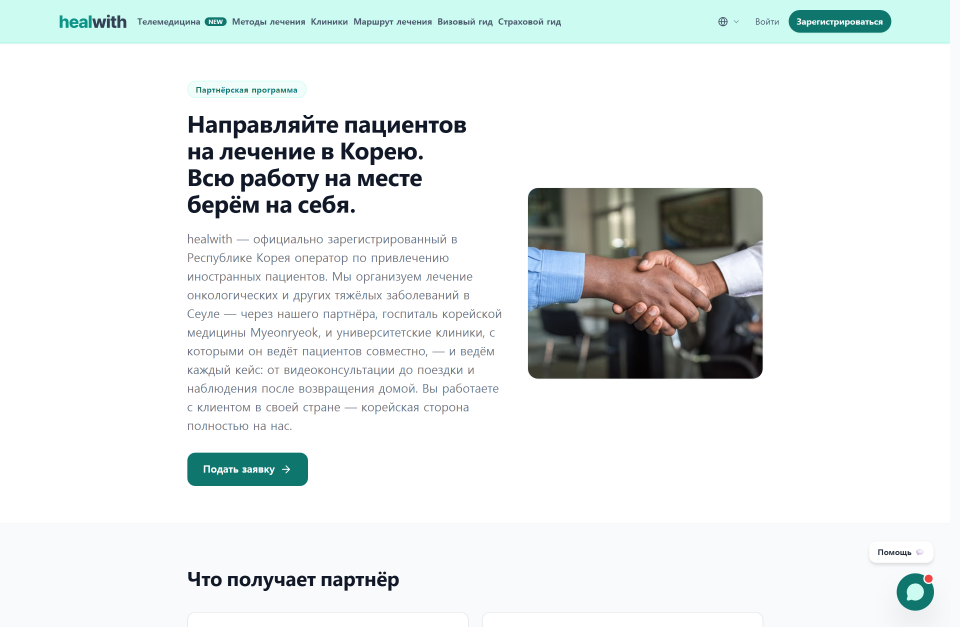
#> input picture docs/presentations/shots/partners_ru.png, 2880 x 1880 px (shown at 1/3 size)
$ python org_intro_crops.py
#> lines starting #> are read from the running program, lines starting #| are printed output that depends on the picture
# -*- coding: utf-8 -*-
"""제안서 FEATURES 장에 쓸 화면 조각을 원본 2880px 캡처에서 잘라낸다.

왜 자르나: ui_*.png 는 720px 짜리라 224pt 칸에 넣으면 본문이 4pt 수준으로 줄어
「실제 서비스 화면입니다」라고 가리켜 놓고 아무도 못 읽는다(2026-09-10 PO 지적).
*_ru.png 는 2880px(논리 720px의 4배)이라, 텍스트 블록만 좁게 잘라 250pt 칸에 넣으면
표시 배율이 1.1배가 되어 원본 브라우저보다 오히려 크게 읽힌다.

  python scripts/ppt/org_intro_crops.py
"""
import os
from PIL import Image

ROOT = os.path.dirname(os.path.dirname(os.path.dirname(os.path.abspath(__file__))))
SHOTS = os.path.join(ROOT, "docs", "presentations", "shots")

# 잘라낼 칸 크기를 셋 다 같게 잡아야 나란히 놓았을 때 높이가 맞는다.
CW, CH = 1070, 1198          # 원본 픽셀 (250pt : 280pt 비율). 옆 사진이 걸치지 않는 폭

# (원본파일, 왼쪽위 x, 왼쪽위 y, 내보낼 이름)
CROPS = [
    ("partners_ru.png", 480, 150, "crop_partners_ru.png"),
    ("insurance_ru.png", 500, 200, "crop_insurance_ru.png"),
]


def main():
    for src, x, y, out in CROPS:
        im = Image.open(os.path.join(SHOTS, src))
#> im is the input picture: PIL image 2880x1880 RGB; mean R, G, B 231.7, 235.9, 235.4
        w, h = im.size
#> w = 2880; h = 1880
        x = min(x, w - CW)
#> x = 480
        y = min(y, h - CH)
#> y = 150
        im.crop((x, y, x + CW, y + CH)).save(os.path.join(SHOTS, out))
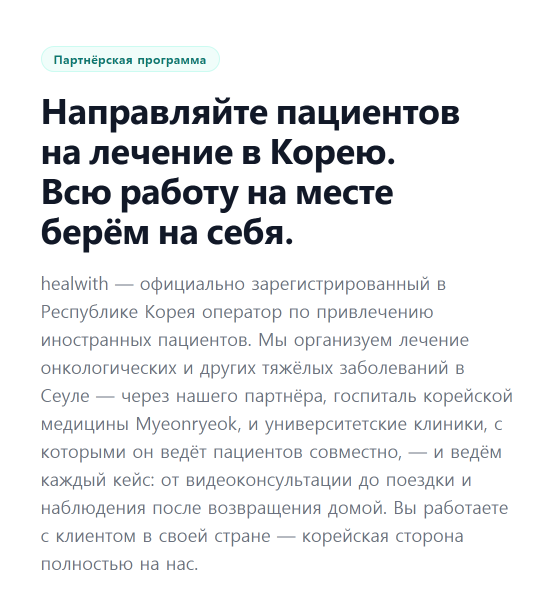
#> saved as crop_partners_ru.png: PIL image 1070x1198 RGB (shown at 1/2 size); mean R, G, B 237.3, 238.3, 239.4
        print("saved:", out, (CW, CH), "from", src, "at", (x, y))
#| saved: crop_partners_ru.png (1070, 1198) from partners_ru.png at (480, 150)
#> pass 2 of the loop in main, `for src, x, y, out in CROPS:`:
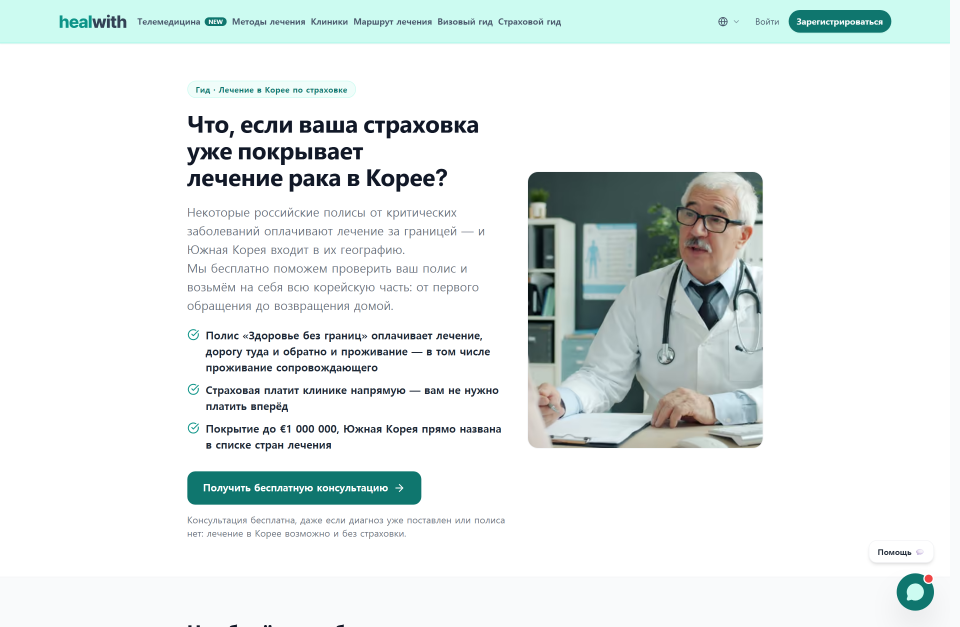
#> input picture docs/presentations/shots/insurance_ru.png, 2880 x 1880 px (shown at 1/3 size)
#> in main, im is the input picture: PIL image 2880x1880 RGB; mean R, G, B 229.8, 236.1, 235.3
#> in main, `im.crop((x, y, x + CW, y + CH)).save(os.path.join(SHOTS, out))`:
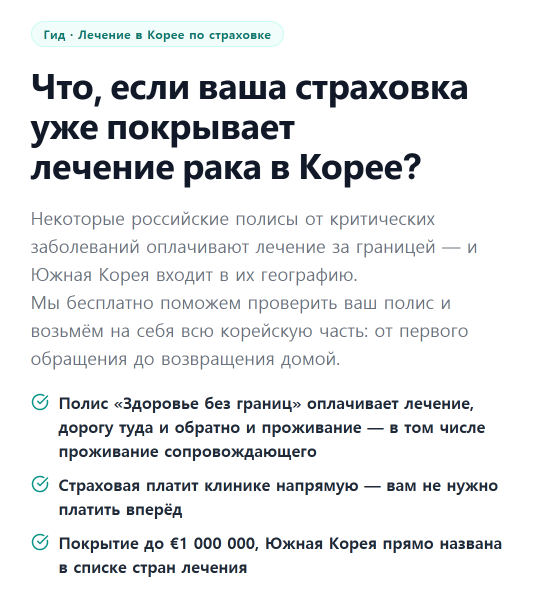
#> saved as crop_insurance_ru.png: PIL image 1070x1198 RGB (shown at 1/2 size); mean R, G, B 235.6, 237, 238
#| saved: crop_insurance_ru.png (1070, 1198) from insurance_ru.png at (500, 200)


if __name__ == "__main__":
    main()
